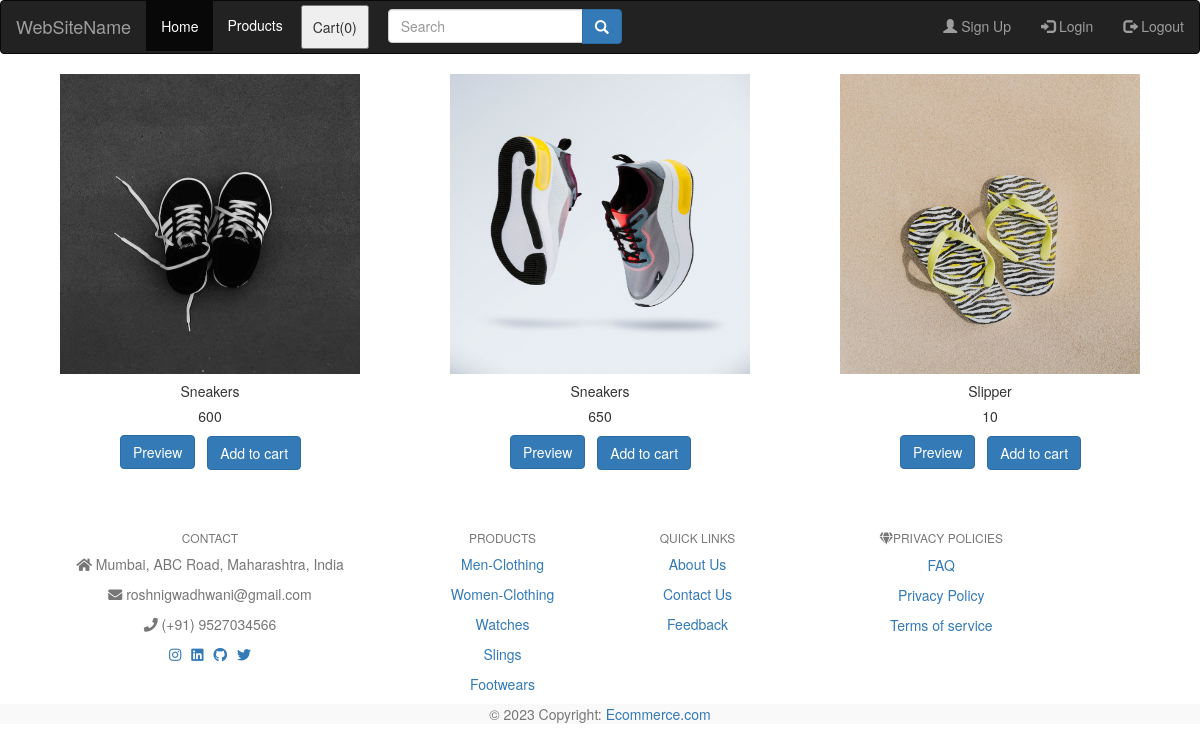
/store/search/5 (signed in), run on an earlier commit of the app's database.
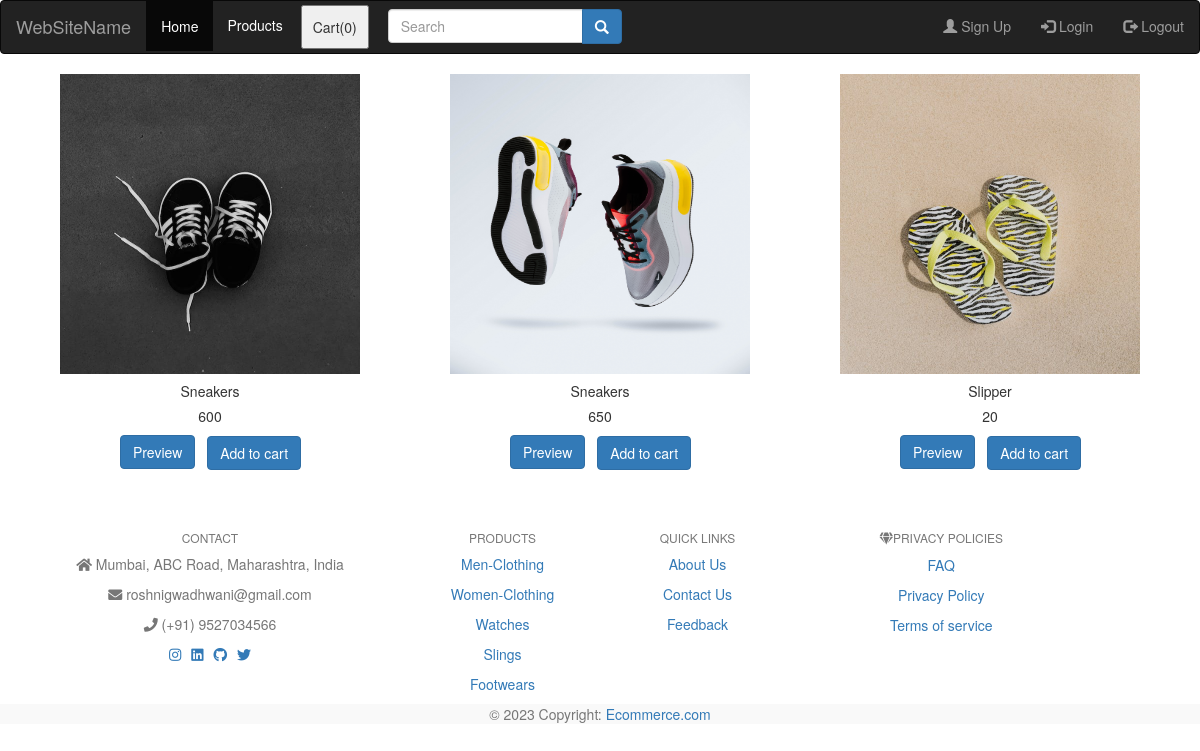
And on a later commit of the database.
### store/models.py (models this page shows, shortened)
class product(models.Model):
    name = models.CharField(max_length=50)
    category = models.ForeignKey(category, on_delete=models.CASCADE, default=1)
    price = models.IntegerField()
    description = models.CharField(max_length=150, blank=True, null=True)
    image = models.ImageField(upload_to='uploads/products/')

### store/views.py (the view)
# urls.py: path('search/<id>', views.searchURL, name='searchurl'),
@login_required
def searchURL(request, id):
    products = product.objects.filter(category=id)
    params = {'products': products}
    return render(request, '../templates/temp.html', params)

### store/models.py (called while the page is built)
    def __str__(self):
        return self.name

### store/templates/temp.html (shortened to what this page needs)
{% load static %}
<!DOCTYPE html>
<html lang="en">
  <head>
    <link
      rel="stylesheet"
      href="https://maxcdn.bootstrapcdn.com/bootstrap/3.4.1/css/bootstrap.min.css" />
    <link rel="stylesheet" href="{% static 'basic2.css' %}" />
  </head>
  <body>
    <nav class="navbar navbar-inverse">
      <div class="container-fluid">
        <div class="navbar-header">
          <a class="navbar-brand" href="#">WebSiteName</a>
        </div>
        <ul class="nav navbar-nav">
          <li class="active"><a href="../home">Home</a></li>
          <li>
            <div class="dropdown">
              <div style="color: white; padding: 14px; cursor: pointer">
                Products
              </div>
            </div>
          </li>
          <li>
            <button
              type="button"
              id="popoverCart"
              data-toggle="popover"
              title="Items in your cart"
              data-placement="bottom"
              style="padding: 10px; margin: 4px"
              html="true">
              Cart(<span id="navCart">0</span>)
            </button>
          </li>
        </ul>
        <ul class="nav navbar-nav navbar-right">
          <li>
            <a href="{% url 'signUp' %}"
              ><span class="glyphicon glyphicon-user"></span> Sign Up</a
            >
          </li>
          <li>
            <a href="{% url 'login' %}"
              ><span class="glyphicon glyphicon-log-in"></span> Login</a
            >
          </li>
          <li>
            <a href="{% url 'logout' %}"
              ><span class="glyphicon glyphicon-log-out"></span> Logout</a
            >
          </li>
        </ul>
        <form
          class="navbar-form navbar-left"
          action="/store/search/"
          method="post">
          <div class="input-group">
            <input
              type="text"
              class="form-control"
              placeholder="Search"
              name="search"
              value="{{query}}" />
            <div class="input-group-btn">
              <button
                class="btn btn-primary"
                style="height: 35px"
                type="submit">
                <i class="glyphicon glyphicon-search"></i>
              </button>
            </div>
          </div>
        </form>
      </div>
    </nav>
    <div class="container">
      <div class="row">
        {% for i in products %}
        <div class="col-md-4">
          <div class="card" style="width: 18 rem">
            <div class="zoom">
              <img
                class="card-img-top zoom"
                src="/media/{{i.image}}"
                alt="{{i.category}}"
                height="200px"
                width="200px" />
            </div>
            <div class="card-body">
              <h5
                class="card-title"
                id="namepr{{i.id}}"
                style="text-align: center">
                {{i.name}}
              </h5>
              <h5
                class="card-text"
                style="text-align: center"
                id="pricepr{{i.id}}">
                {{i.price}}
              </h5>
              <button
                type="button"
                class="btn btn-primary"
                style="
                  margin-left: 90px;
                  margin-bottom: 12px;
                  margin-right: 8px;
                ">
                <a
                  href="{% url 'preview' i.id %}"
                  style="color: white; text-decoration: none"
                  ;
                  >Preview</a
                >
              </button>
              <span id="divpr{{i.id}}" class="divpr">
                <button
                  id="pr{{i.id}}"
                  type="button"
                  class="btn btn-primary cart"
                  style="margin-bottom: 10px"
                  onclick="manipulate(id)">
                  Add to cart
                </button>
              </span>
            </div>
          </div>
        </div>
        {% endfor %}
      </div>
    </div>
    <br /><br />
    {% include 'footer.html' %}
  </body>
</html>

What changed in the data, as far as the page shows it:
changed product "Slipper": price "10" → "20"
